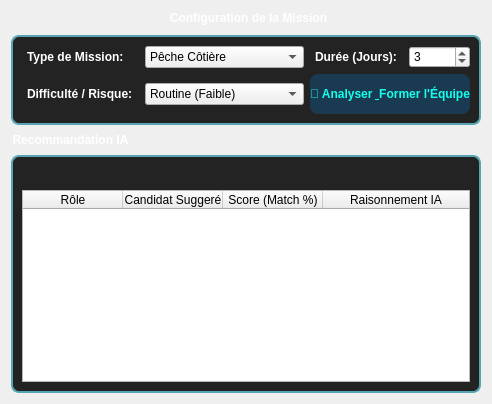
              <widget class="QWidget" name="subPagePech3">
               <layout class="QVBoxLayout" name="verticalLayout_sub3">
                <item>
                 <widget class="QGroupBox" name="gb_mission_setup_2">
                  <property name="styleSheet">
                   <string notr="true">QGroupBox { border: 2px solid #57a5b3; border-radius: 8px; margin-top: 24px; color: #1a3a52; font-weight: bold; background-color: #232323; } QGroupBox::title { subcontrol-origin: margin; subcontrol-position: top center; color: #ffffff; font-family: &quot;Segoe UI&quot;; font-weight: bold; font-size: 12px; } QLabel { color: #ffffff; font-family: &quot;Segoe UI&quot;; font-weight: bold; font-size: 12px; padding: 2px; border: none; }</string>
                  </property>
                  <property name="title">
                   <string>Configuration de la Mission</string>
                  </property>
                  <layout class="QGridLayout" name="grid_mission_setup_2">
                   <item row="0" column="0">
                    <widget class="QLabel" name="lbl_mission_type_2">
                     <property name="text">
                      <string>Type de Mission:</string>
                     </property>
                    </widget>
                   </item>
                   <item row="0" column="1">
                    <widget class="QComboBox" name="cb_mission_type_2">
                     <item>
                      <property name="text">
                       <string>Pêche Côtière</string>
                      </property>
                     </item>
                     <item>
                      <property name="text">
                       <string>Haute Mer (Deep Sea)</string>
                      </property>
                     </item>
                     <item>
                      <property name="text">
                       <string>Maintenance Navale</string>
                      </property>
                     </item>
                     <item>
                      <property name="text">
                       <string>Sauvetage / Urgence</string>
                      </property>
                     </item>
                    </widget>
                   </item>
                   <item row="0" column="2">
                    <widget class="QLabel" name="lbl_duration_2">
                     <property name="text">
                      <string>Durée (Jours):</string>
                     </property>
                    </widget>
                   </item>
                   <item row="0" column="3">
                    <widget class="QSpinBox" name="sb_duration_2">
                     <property name="minimum">
                      <number>1</number>
                     </property>
                     <property name="maximum">
                      <number>30</number>
                     </property>
                     <property name="value">
                      <number>3</number>
                     </property>
                    </widget>
                   </item>
                   <item row="1" column="0">
                    <widget class="QLabel" name="lbl_difficulty_2">
                     <property name="text">
                      <string>Difficulté / Risque:</string>
                     </property>
                    </widget>
                   </item>
                   <item row="1" column="1">
                    <widget class="QComboBox" name="cb_difficulty_2">
                     <item>
                      <property name="text">
                       <string>Routine (Faible)</string>
                      </property>
                     </item>
                     <item>
                      <property name="text">
                       <string>Moyenne</string>
                      </property>
                     </item>
                     <item>
                      <property name="text">
                       <string>Extrême (Tempête/Nuit)</string>
                      </property>
                     </item>
                    </widget>
                   </item>
                   <item row="1" column="2" colspan="2">
                    <widget class="QPushButton" name="btn_analyze_mission_2">
                     <property name="minimumSize">
                      <size>
                       <width>114</width>
                       <height>40</height>
                      </size>
                     </property>
                     <property name="cursor">
                      <cursorShape>PointingHandCursor</cursorShape>
                     </property>
                     <property name="styleSheet">
                      <string notr="true">QPushButton { background-color: #1a3a52; color: #14ffec; border-radius: 8px; font-weight: bold; } QPushButton:hover { background-color: #2c5f7d; }</string>
                     </property>
                     <property name="text">
                      <string>🤖 Analyser &amp; Former l'Équipe</string>
                     </property>
                    </widget>
                   </item>
                  </layout>
                 </widget>
                </item>
                <item>
                 <widget class="QGroupBox" name="gb_ai_results_2">
                  <property name="styleSheet">
                   <string notr="true">QGroupBox { border: 2px solid #57a5b3; border-radius: 8px; margin-top: 24px; color: #1a3a52; background-color: #232323; font-weight: bold; } QGroupBox::title { color: #ffffff; font-family: &quot;Segoe UI&quot;; font-weight: bold; font-size: 12px; }</string>
                  </property>
                  <property name="title">
                   <string>Recommandation IA</string>
                  </property>
                  <layout class="QVBoxLayout" name="v_ai_results_2">
                   <item>
                    <widget class="QLabel" name="lbl_ai_status_2">
                     <property name="styleSheet">
                      <string notr="true">color: #ffffff; font-family: &quot;Segoe UI&quot;; font-weight: bold; font-size: 12px; padding: 2px; border: none;</string>
                     </property>
                     <property name="text">
                      <string/>
                     </property>
                     <property name="alignment">
                      <set>Qt::AlignmentFlag::AlignCenter</set>
                     </property>
                    </widget>
                   </item>
                   <item>
                    <widget class="QTableWidget" name="table_mission_results_2">
                     <property name="editTriggers">
                      <set>QAbstractItemView::EditTrigger::NoEditTriggers</set>
                     </property>
                     <property name="alternatingRowColors">
                      <bool>false</bool>
                     </property>
                     <property name="selectionMode">
                      <enum>QAbstractItemView::SelectionMode::NoSelection</enum>
                     </property>
                     <attribute name="horizontalHeaderStretchLastSection">
                      <bool>true</bool>
                     </attribute>
                     <column>
                      <property name="text">
                       <string>Rôle</string>
                      </property>
                     </column>
                     <column>
                      <property name="text">
                       <string>Candidat Suggeré</string>
                      </property>
                     </column>
                     <column>
                      <property name="text">
                       <string>Score (Match %)</string>
                      </property>
                     </column>
                     <column>
                      <property name="text">
                       <string>Raisonnement IA</string>
                      </property>
                     </column>
                    </widget>
                   </item>
                  </layout>
                 </widget>
                </item>
               </layout>
              </widget>
